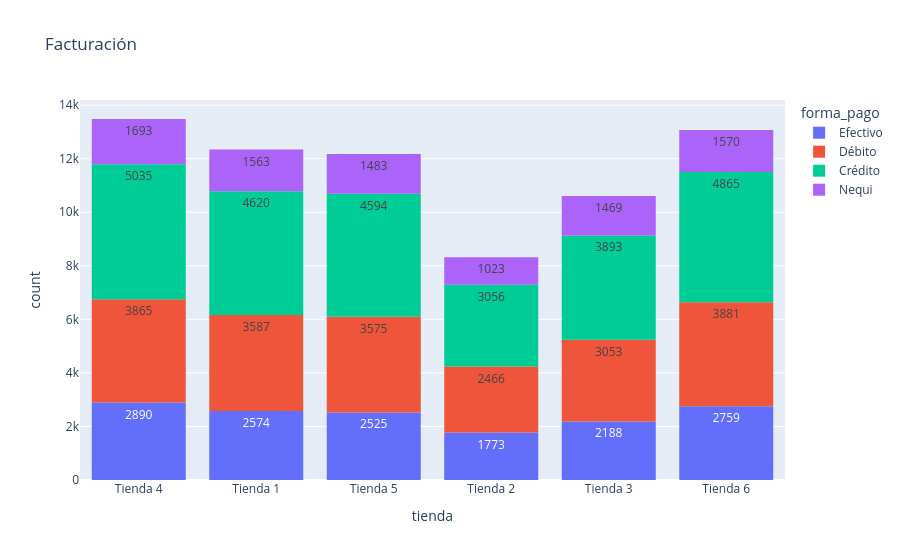

This figure's notebook cell:
### Code cell
px.histogram(data, 
             x = "tienda",
             text_auto = True,
             title = "Facturación",
             color = "forma_pago")

### Figure 1 — Plotly figure (JSON) as saved in the notebook; plotly's stock layout.template omitted (floating-point values rounded to 4 significant figures; data arrays with more than 128 entries replaced by an {"elided": "..."} marker saying what was removed)
{"data": [{"bingroup": "x", "hovertemplate": "forma_pago=Efectivo<br>tienda=%{x}<br>count=%{y}<extra></extra>", "legendgroup": "Efectivo", "marker": {"color": "#636efa", "pattern": {"shape": ""}}, "name": "Efectivo", "orientation": "v", "showlegend": true, "texttemplate": "%{value}", "type": "histogram", "x": {"elided": "14709 str values"}, "xaxis": "x", "yaxis": "y"}, {"bingroup": "x", "hovertemplate": "forma_pago=Débito<br>tienda=%{x}<br>count=%{y}<extra></extra>", "legendgroup": "Débito", "marker": {"color": "#EF553B", "pattern": {"shape": ""}}, "name": "Débito", "orientation": "v", "showlegend": true, "texttemplate": "%{value}", "type": "histogram", "x": {"elided": "20427 str values"}, "xaxis": "x", "yaxis": "y"}, {"bingroup": "x", "hovertemplate": "forma_pago=Crédito<br>tienda=%{x}<br>count=%{y}<extra></extra>", "legendgroup": "Crédito", "marker": {"color": "#00cc96", "pattern": {"shape": ""}}, "name": "Crédito", "orientation": "v", "showlegend": true, "texttemplate": "%{value}", "type": "histogram", "x": {"elided": "26063 str values"}, "xaxis": "x", "yaxis": "y"}, {"bingroup": "x", "hovertemplate": "forma_pago=Nequi<br>tienda=%{x}<br>count=%{y}<extra></extra>", "legendgroup": "Nequi", "marker": {"color": "#ab63fa", "pattern": {"shape": ""}}, "name": "Nequi", "orientation": "v", "showlegend": true, "texttemplate": "%{value}", "type": "histogram", "x": {"elided": "8801 str values"}, "xaxis": "x", "yaxis": "y"}], "layout": {"barmode": "relative", "legend": {"title": {"text": "forma_pago"}, "tracegroupgap": 0}, "title": {"text": "Facturación"}, "xaxis": {"anchor": "y", "domain": [0, 1], "title": {"text": "tienda"}}, "yaxis": {"anchor": "x", "domain": [0, 1], "title": {"text": "count"}}}}
